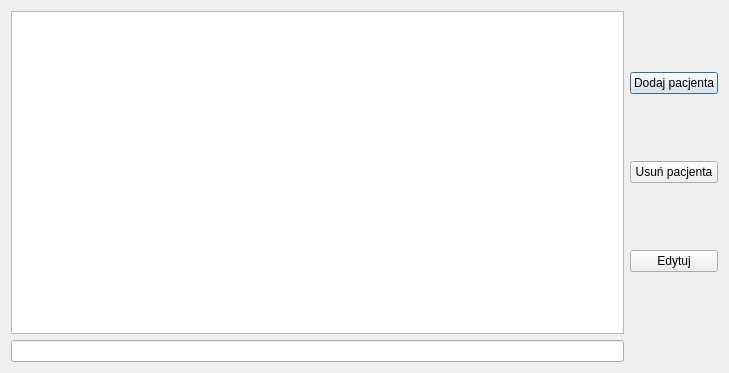
<?xml version="1.0" encoding="UTF-8"?>
<ui version="4.0">
 <class>PatientsList</class>
 <widget class="QDialog" name="PatientsList">
  <property name="geometry">
   <rect>
    <x>0</x>
    <y>0</y>
    <width>729</width>
    <height>373</height>
   </rect>
  </property>
  <property name="windowTitle">
   <string>Dialog</string>
  </property>
  <layout class="QGridLayout" name="gridLayout">
   <item row="0" column="0">
    <widget class="QTableView" name="tableView_patList"/>
   </item>
   <item row="0" column="1">
    <layout class="QGridLayout" name="gridLayout_2">
     <item row="0" column="0">
      <widget class="QPushButton" name="addPatient_pb">
       <property name="text">
        <string>Dodaj pacjenta</string>
       </property>
      </widget>
     </item>
     <item row="1" column="0">
      <widget class="QPushButton" name="deletePatient_pb">
       <property name="text">
        <string>Usuń pacjenta</string>
       </property>
      </widget>
     </item>
     <item row="2" column="0">
      <widget class="QPushButton" name="editPatient_pb">
       <property name="text">
        <string>Edytuj</string>
       </property>
      </widget>
     </item>
    </layout>
   </item>
   <item row="1" column="0">
    <widget class="QLineEdit" name="lineEdit"/>
   </item>
  </layout>
 </widget>
 <resources/>
 <connections/>
</ui>
